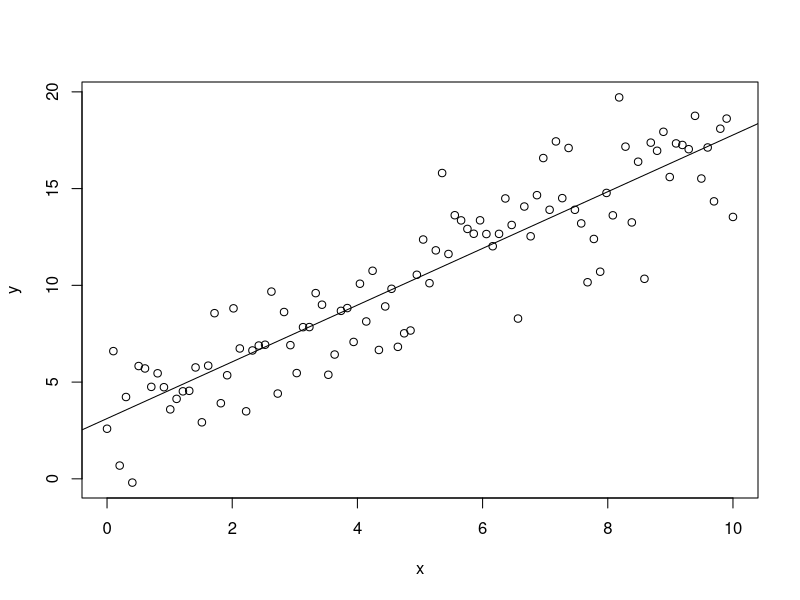
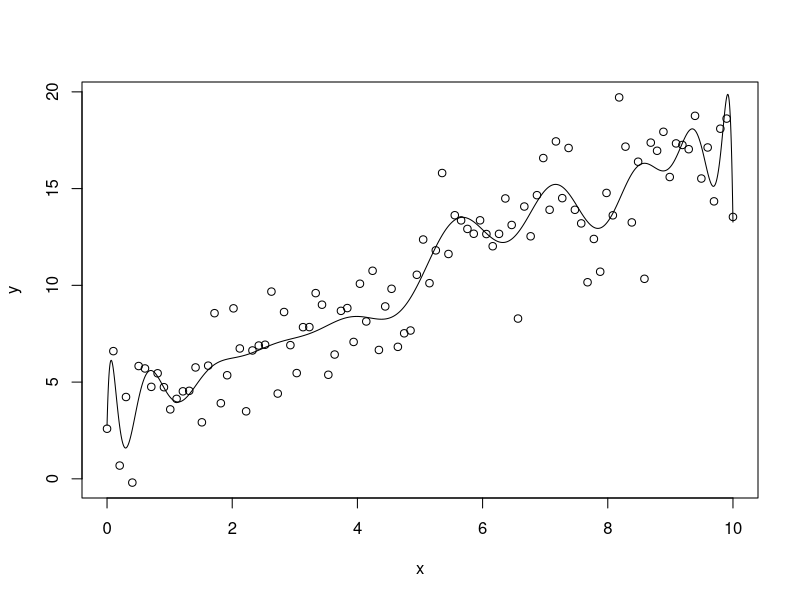
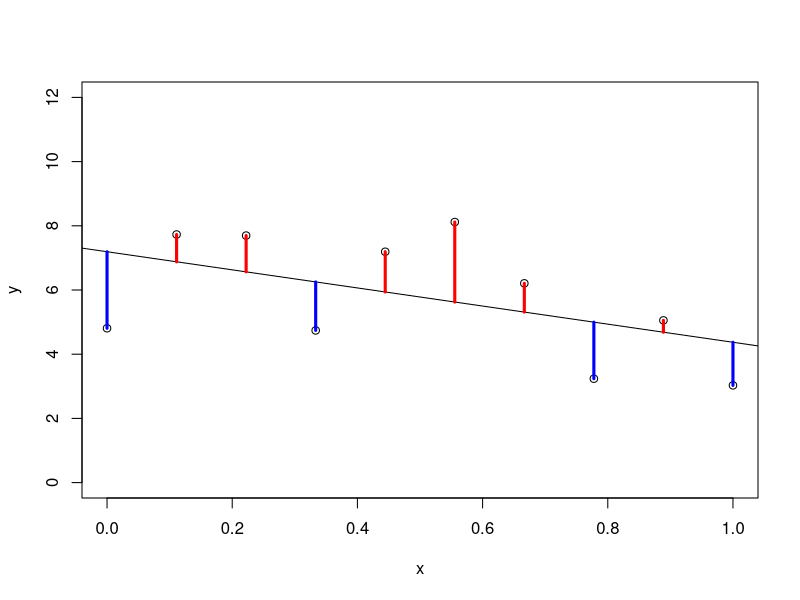
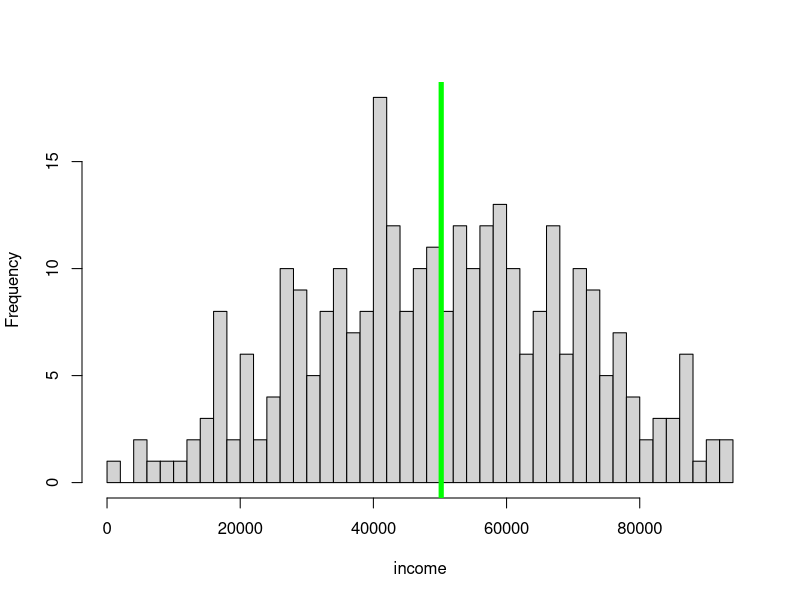
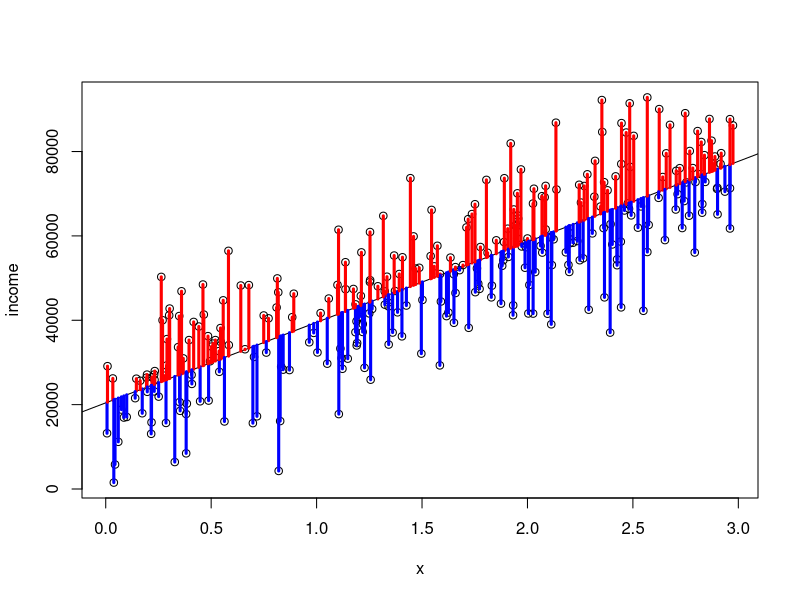

The R source for these figures, in order:
library(data.table)
#http://www4.stat.ncsu.edu/~boos/var.select/baseball.html
X = fread("baseball.csv")
X

n = 100
sigma = 2
set.seed(422.722)

x = seq(0, 10, length.out = n)
f_of_x = 3 + 1.5 * x #true... pretend it's hidden
e = rnorm(n, 0, sigma)
y = f_of_x + e
Xy = data.frame(x, y) #make dataframe

#parametric view: assume simple model: the straight line
mod = lm(y ~ ., Xy)
plot(x, y)
abline(mod)

#nonparametric view: allow model to be complex

mod = lm(y ~ poly(x, 20), Xy)
plot(x, y)
xstars = seq(min(x), max(x), length.out = 10000)
yhats = predict(mod, data.frame(x = xstars))
points(xstars, yhats, type = "l")



#example fits
n = 10
sigma = 2
set.seed(401)

x = seq(0, 1, length.out = 10)
y = 5 + 2 * x + rnorm(n, 0, sigma)
plot(x, y, ylim = c(0, 12))
mod = lm(y ~ x)
mod
yhats = predict(mod, data.frame(x = x))
abline(mod)
for (i in 1 : n){
 segments(x[i], y[i], x[i], yhats[i], 
          lwd = 3,
          col = ifelse(y[i] - yhats[i] < 0, "blue", "red")) 
}


#variance before and after
set.seed(422)
n = 300
x = runif(n, 0, 3)
y = pmax(20000 + 20000 * x + rnorm(n, 0, 10000), 0)
hist(y, br = 50, xlab = "income", main = "")
abline(v = mean(y), col = "green", lwd = 5)
mean(y)
es = y - mean(y)
SSE_0 = sum(es^2)
SSE_0

plot(x, y, ylab = "income")
#now fit the linear model
mod = lm(y ~ x)
abline(mod)

##now find yhats
yhats = predict(mod, data.frame(x = x))
#and the es
for (i in 1 : n){
  segments(x[i], y[i], x[i], yhats[i], 
           lwd = 3,
           col = ifelse(y[i] - yhats[i] < 0, "blue", "red")) 
}
es = y - yhats
#now get SSE now
SSE_f = sum(es^2)
SSE_f

SSE_delta = SSE_0 - SSE_f
SSE_delta

#as a proportion of the original, null model
SSE_delta / SSE_0

summary(mod)$r.squared



